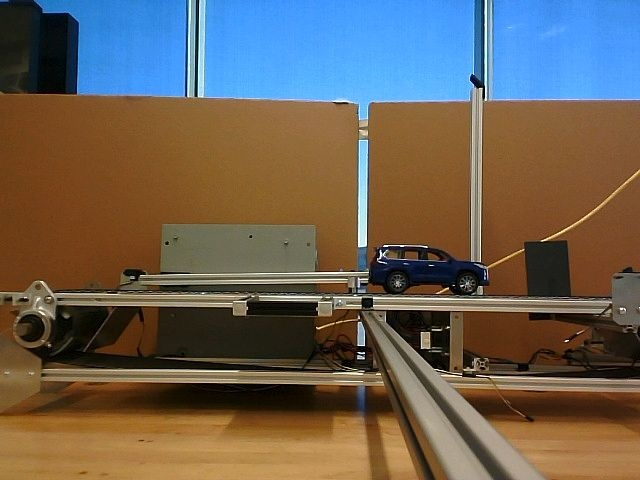
#> input picture blue_lexus_4.jpeg, 640 x 480 px
$ python autobbox.py
#> lines starting #> are read from the running program, lines starting #| are printed output that depends on the picture; after the words box and inside, x2 and y2 are one past the last pixel; in counts of white or black regions, pixels touching at a corner belong together
from PIL import Image
import cv2
import numpy as np


frame = cv2.imread('blue_lexus_4.jpeg')
#> frame is the input picture: shape (480, 640, 3); mean B, G, R 85.6, 96.8, 106.4

hsv = cv2.cvtColor(frame, cv2.COLOR_BGR2HSV)
#> hsv: shape (480, 640, 3); mean H, S, V 36, 154.8, 137.4
lower_blue = np.array([110, 50, 50])
upper_blue = np.array([130, 255, 255])

# Here we are defining range of bluecolor in HSV
# This creates a mask of blue coloured
# objects found in the frame.
mask = cv2.inRange(hsv, lower_blue, upper_blue)
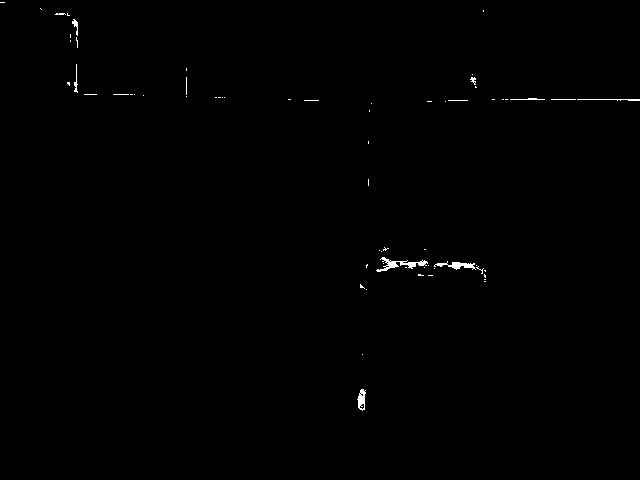
#> mask: shape (480, 640); 0.35% white in thin lines or dots, all inside (x1, y1, x2, y2) = (0, 2, 640, 411)

cv2.imshow('mask', mask)
bluecnts = cv2.findContours(mask.copy(),
                                cv2.RETR_EXTERNAL,
                                cv2.CHAIN_APPROX_SIMPLE)[-2]
#> bluecnts = 65 contours, 61 with area under 20; largest, box (x1, y1, x2, y2) and area: (376, 257, 428, 272) 169, (434, 261, 476, 270) 112, (357, 389, 366, 411) 110, (72, 19, 78, 36) 26
if len(bluecnts) > 0:
    blue_area = max(bluecnts, key=cv2.contourArea)
#> blue_area = contour of 93 points, box (x1, y1, x2, y2) (376, 257, 428, 272), area 169
    (xg, yg, wg, hg) = cv2.boundingRect(blue_area)
#> xg = 376; yg = 257; wg = 52; hg = 15
    cv2.rectangle(frame, (xg, yg), (xg + wg, yg + hg), (0, 255, 0), 2)
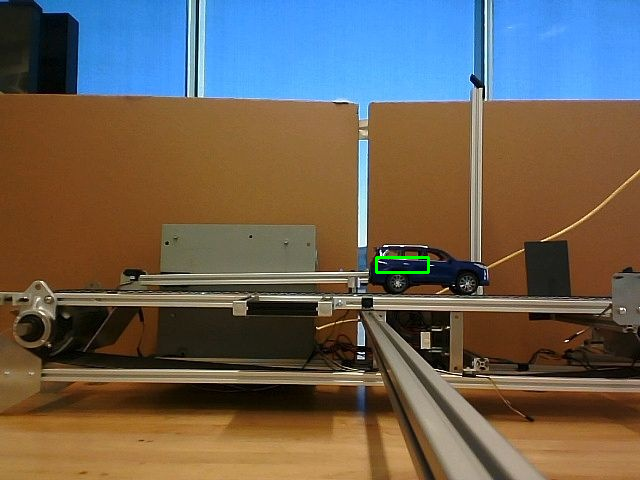
#> frame: shape (480, 640, 3); 0.13% of pixels changed, all inside (x1, y1, x2, y2) = (375, 256, 430, 274)


    print(xg, yg, xg+wg, yg+hg)
#| 376 257 428 272

cv2.rectangle(frame, (xg+68, yg+22),((xg+68 + wg-79),(yg+22 + hg-16)), (0, 255, 0), 2)
#> frame: shape (480, 640, 3); 0.04% of pixels changed, all inside (x1, y1, x2, y2) = (416, 277, 446, 281)

result = cv2.bitwise_and(frame, frame, mask=mask)

cv2.imshow('frame', frame)
cv2.imshow('mask', mask)
cv2.waitKey(0)
cv2.destroyAllWindows()

$ run again, with blue_lexus_1.jpeg copied over blue_lexus_4.jpeg
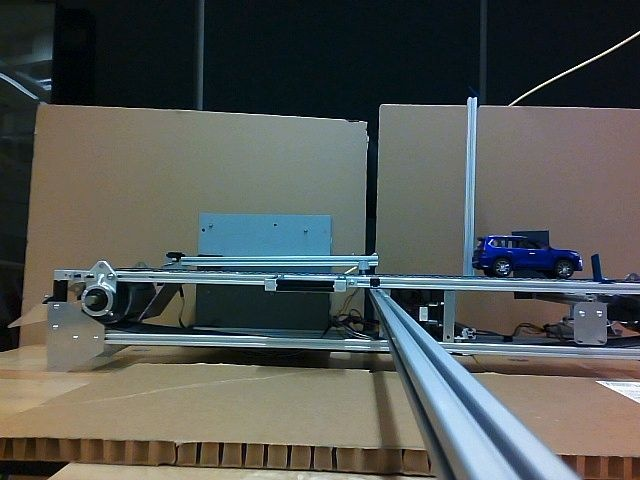
#> input picture blue_lexus_1.jpeg, 640 x 480 px
#> frame is the input picture: shape (480, 640, 3); mean B, G, R 85, 87.8, 84.1
#> hsv: shape (480, 640, 3); mean H, S, V 65.9, 89.8, 97.6
#> `mask = cv2.inRange(hsv, lower_blue, upper_blue)`:
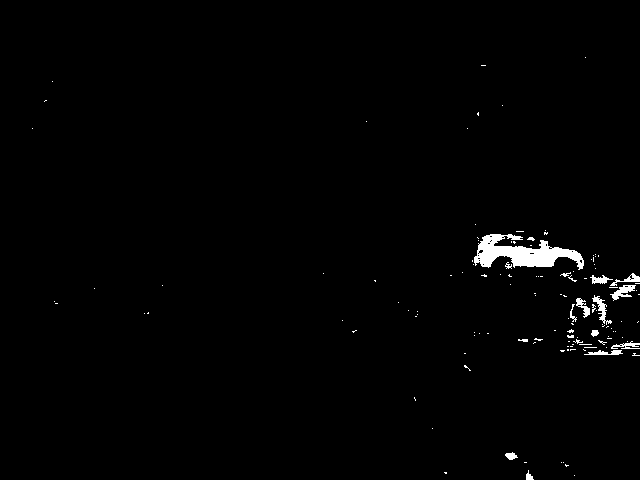
#> mask: shape (480, 640); 1.2% white; 129 white regions (113 under 20 px)
#> bluecnts = 129 contours, 117 with area under 20; largest, box (x1, y1, x2, y2) and area: (474, 234, 584, 270) 1810, (610, 285, 636, 301) 144, (592, 295, 612, 325) 125, (610, 273, 640, 286) 92, (576, 298, 590, 318) 89
#> blue_area = contour of 195 points, box (x1, y1, x2, y2) (474, 234, 584, 270), area 1810
#> xg = 474; yg = 234; wg = 110; hg = 36
#| 474 234 584 270
#> `cv2.rectangle(frame, (xg+68, yg+22),((xg+68 + wg-79),(yg+22 + hg-16)),..`:
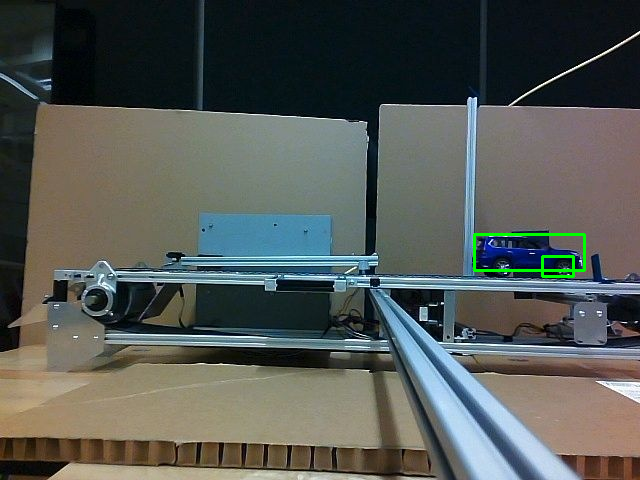
#> frame: shape (480, 640, 3); mean B, G, R 84.7, 88.6, 83.9
